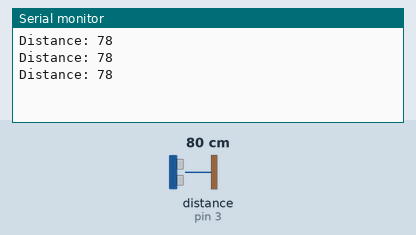
Simulated run of this sketch. Board: Arduino Uno, built with avr-gcc and run on an emulated ATmega328P. On the bench: the last lines printed to the serial monitor. Wiring (inferred from the names in the program): ultrasonic range finder: trigger pin 2; echo pin 3. The test bench sets the inputs (shaded band); at power-on: distance to the obstacle (sensor on pin 3) 80 cm. The echo pulse lasts 58.3 µs per cm.

Above: at 1.3 s.
1.4 s: distance to the obstacle (sensor on pin 3) set to 2 cm
At 1.9 s:
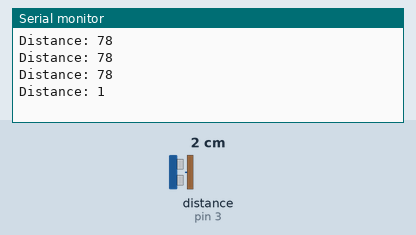
2.9 s: distance to the obstacle (sensor on pin 3) set to 4 cm
At 3.4 s:
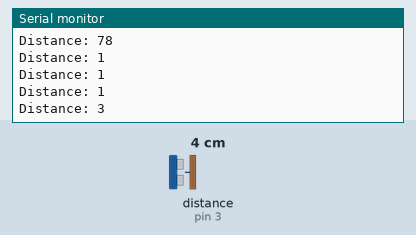
Timing chart, 0 to 5.9 s (numbered marks = the images above; inputs shaded):
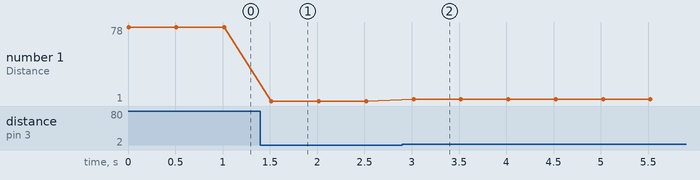

Measured:
- after the input at 1.4 s, the serial monitor: prints a new line after 0.12 s (image 1)
- after the input at 2.9 s, the serial monitor: prints a new line after 0.12 s (image 2)
- plotted number 1: 78 → 1 after the input at 1.4 s, 1 → 3 after the input at 2.9 s

The sketch:

Program05.ino
```cpp
const int trigDigitalPin = 2;
const int echoDigitalPin = 3;

long duration;
int distance;

void setup()
{
  pinMode(trigDigitalPin, OUTPUT);
  pinMode(echoDigitalPin, INPUT);
  Serial.begin(9600);
}

void loop()
{

  // set the trigger pin on LOW state for 2 microseconds
  digitalWrite(trigDigitalPin, LOW);
  delayMicroseconds(2);

  // set the trigger on HIGH state for 10 microseconds
  digitalWrite(trigDigitalPin, HIGH);
  delayMicroseconds(10);

  digitalWrite(trigDigitalPin, LOW);

  // read the echo pin and
  // return the travel time for the sound wave in microseconds
  duration = pulseIn(echoDigitalPin, HIGH);

  // Calculating the distance
  distance = duration * 0.034 / 2;

  // print the distance on the Arduino Serial Monitor
  Serial.print("Distance: ");
  Serial.println(distance);
  delay(500);
}
```
